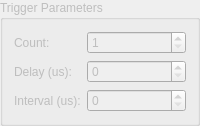
          <widget class="QGroupBox" name="trigger_params_group">
           <property name="enabled">
            <bool>false</bool>
           </property>
           <property name="title">
            <string>Trigger Parameters</string>
           </property>
           <layout class="QFormLayout" name="formLayout_2">
            <item row="0" column="0">
             <widget class="QLabel" name="label_trig_count">
              <property name="text">
               <string>Count:</string>
              </property>
             </widget>
            </item>
            <item row="0" column="1">
             <widget class="QSpinBox" name="spin_trigger_count">
              <property name="minimum">
               <number>1</number>
              </property>
              <property name="maximum">
               <number>1000</number>
              </property>
             </widget>
            </item>
            <item row="1" column="0">
             <widget class="QLabel" name="label_trig_delay">
              <property name="text">
               <string>Delay (us):</string>
              </property>
             </widget>
            </item>
            <item row="1" column="1">
             <widget class="QSpinBox" name="spin_trigger_delay">
              <property name="maximum">
               <number>10000000</number>
              </property>
             </widget>
            </item>
            <item row="2" column="0">
             <widget class="QLabel" name="label_trig_interval">
              <property name="text">
               <string>Interval (us):</string>
              </property>
             </widget>
            </item>
            <item row="2" column="1">
             <widget class="QSpinBox" name="spin_trigger_interval">
              <property name="maximum">
               <number>10000000</number>
              </property>
             </widget>
            </item>
           </layout>
          </widget>
